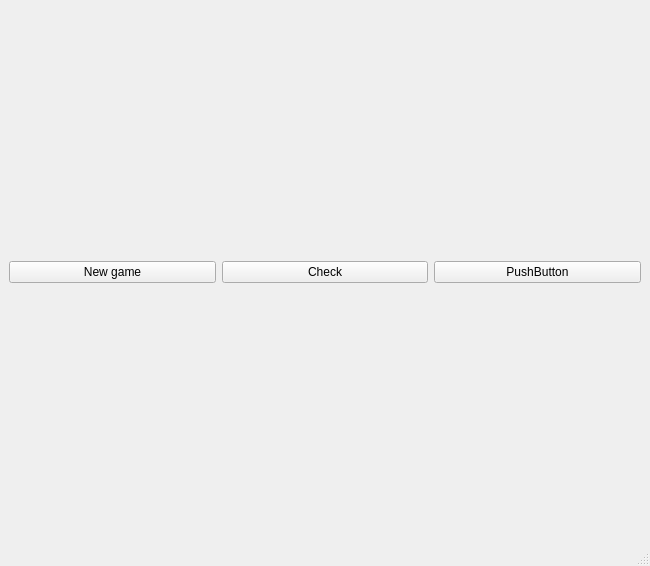
<?xml version="1.0" encoding="UTF-8"?>
<ui version="4.0">
 <class>MainWindow</class>
 <widget class="QMainWindow" name="MainWindow">
  <property name="geometry">
   <rect>
    <x>0</x>
    <y>0</y>
    <width>650</width>
    <height>566</height>
   </rect>
  </property>
  <property name="windowTitle">
   <string>MainWindow</string>
  </property>
  <widget class="QWidget" name="centralwidget">
   <layout class="QVBoxLayout" name="verticalLayout_2">
    <item>
     <layout class="QVBoxLayout" name="verticalLayout">
      <item>
       <layout class="QGridLayout" name="sgrid"/>
      </item>
      <item>
       <layout class="QHBoxLayout" name="horizontalLayout">
        <item>
         <widget class="QPushButton" name="btn_newgame">
          <property name="text">
           <string>New game</string>
          </property>
         </widget>
        </item>
        <item>
         <widget class="QPushButton" name="btn_checkgame">
          <property name="text">
           <string>Check</string>
          </property>
         </widget>
        </item>
        <item>
         <widget class="QPushButton" name="pushButton">
          <property name="text">
           <string>PushButton</string>
          </property>
         </widget>
        </item>
       </layout>
      </item>
     </layout>
    </item>
   </layout>
  </widget>
  <widget class="QMenuBar" name="menubar">
   <property name="geometry">
    <rect>
     <x>0</x>
     <y>0</y>
     <width>650</width>
     <height>22</height>
    </rect>
   </property>
  </widget>
  <widget class="QStatusBar" name="statusbar"/>
 </widget>
 <resources/>
 <connections/>
</ui>
